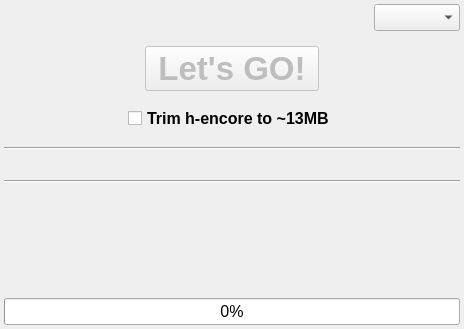
<?xml version="1.0" encoding="UTF-8"?>
<ui version="4.0">
 <class>FinalHEClass</class>
 <widget class="QMainWindow" name="FinalHEClass">
  <property name="geometry">
   <rect>
    <x>0</x>
    <y>0</y>
    <width>464</width>
    <height>329</height>
   </rect>
  </property>
  <property name="sizePolicy">
   <sizepolicy hsizetype="Fixed" vsizetype="Fixed">
    <horstretch>0</horstretch>
    <verstretch>0</verstretch>
   </sizepolicy>
  </property>
  <property name="font">
   <font>
    <pointsize>12</pointsize>
   </font>
  </property>
  <property name="locale">
   <locale language="C" country="AnyCountry"/>
  </property>
  <widget class="QWidget" name="centralWidget">
   <layout class="QVBoxLayout" name="verticalLayout">
    <property name="leftMargin">
     <number>4</number>
    </property>
    <property name="topMargin">
     <number>4</number>
    </property>
    <property name="rightMargin">
     <number>4</number>
    </property>
    <property name="bottomMargin">
     <number>4</number>
    </property>
    <item>
     <widget class="QWidget" name="widgetTop" native="true">
      <property name="sizePolicy">
       <sizepolicy hsizetype="Preferred" vsizetype="Fixed">
        <horstretch>0</horstretch>
        <verstretch>0</verstretch>
       </sizepolicy>
      </property>
      <layout class="QHBoxLayout" name="horizontalLayout_2">
       <property name="spacing">
        <number>6</number>
       </property>
       <property name="leftMargin">
        <number>0</number>
       </property>
       <property name="topMargin">
        <number>0</number>
       </property>
       <property name="rightMargin">
        <number>0</number>
       </property>
       <property name="bottomMargin">
        <number>0</number>
       </property>
       <item>
        <spacer name="horizontalSpacer">
         <property name="orientation">
          <enum>Qt::Horizontal</enum>
         </property>
         <property name="sizeHint" stdset="0">
          <size>
           <width>40</width>
           <height>20</height>
          </size>
         </property>
        </spacer>
       </item>
       <item>
        <widget class="QComboBox" name="comboLang">
         <property name="sizePolicy">
          <sizepolicy hsizetype="Fixed" vsizetype="Fixed">
           <horstretch>0</horstretch>
           <verstretch>0</verstretch>
          </sizepolicy>
         </property>
        </widget>
       </item>
      </layout>
     </widget>
    </item>
    <item>
     <widget class="QWidget" name="widget" native="true">
      <layout class="QVBoxLayout" name="verticalLayout_2">
       <property name="leftMargin">
        <number>0</number>
       </property>
       <property name="topMargin">
        <number>0</number>
       </property>
       <property name="rightMargin">
        <number>0</number>
       </property>
       <property name="bottomMargin">
        <number>0</number>
       </property>
       <item alignment="Qt::AlignHCenter">
        <widget class="QPushButton" name="btnStart">
         <property name="enabled">
          <bool>false</bool>
         </property>
         <property name="sizePolicy">
          <sizepolicy hsizetype="Fixed" vsizetype="Fixed">
           <horstretch>0</horstretch>
           <verstretch>0</verstretch>
          </sizepolicy>
         </property>
         <property name="font">
          <font>
           <pointsize>25</pointsize>
           <weight>75</weight>
           <bold>true</bold>
          </font>
         </property>
         <property name="text">
          <string> Let's GO! </string>
         </property>
        </widget>
       </item>
       <item alignment="Qt::AlignHCenter">
        <widget class="QCheckBox" name="checkTrim">
         <property name="sizePolicy">
          <sizepolicy hsizetype="Fixed" vsizetype="Fixed">
           <horstretch>0</horstretch>
           <verstretch>0</verstretch>
          </sizepolicy>
         </property>
         <property name="font">
          <font>
           <weight>75</weight>
           <bold>true</bold>
          </font>
         </property>
         <property name="text">
          <string>Trim h-encore to ~13MB</string>
         </property>
        </widget>
       </item>
      </layout>
     </widget>
    </item>
    <item>
     <widget class="Line" name="line">
      <property name="orientation">
       <enum>Qt::Horizontal</enum>
      </property>
     </widget>
    </item>
    <item alignment="Qt::AlignHCenter">
     <widget class="QLabel" name="textMTP">
      <property name="sizePolicy">
       <sizepolicy hsizetype="Preferred" vsizetype="Fixed">
        <horstretch>0</horstretch>
        <verstretch>0</verstretch>
       </sizepolicy>
      </property>
      <property name="font">
       <font>
        <weight>75</weight>
        <bold>true</bold>
       </font>
      </property>
      <property name="text">
       <string/>
      </property>
     </widget>
    </item>
    <item>
     <widget class="Line" name="line_2">
      <property name="orientation">
       <enum>Qt::Horizontal</enum>
      </property>
     </widget>
    </item>
    <item alignment="Qt::AlignHCenter">
     <widget class="QLabel" name="textPkg">
      <property name="text">
       <string/>
      </property>
      <property name="textFormat">
       <enum>Qt::AutoText</enum>
      </property>
     </widget>
    </item>
    <item>
     <widget class="QProgressBar" name="progressBar">
      <property name="value">
       <number>0</number>
      </property>
      <property name="format">
       <string notr="true">%p%</string>
      </property>
     </widget>
    </item>
   </layout>
   <zorder>widgetTop</zorder>
   <zorder>widget</zorder>
   <zorder>progressBar</zorder>
   <zorder>textPkg</zorder>
   <zorder>textMTP</zorder>
   <zorder>line</zorder>
   <zorder>line_2</zorder>
  </widget>
 </widget>
 <layoutdefault spacing="6" margin="11"/>
 <resources>
  <include location="finalhe.qrc"/>
 </resources>
 <connections/>
</ui>
